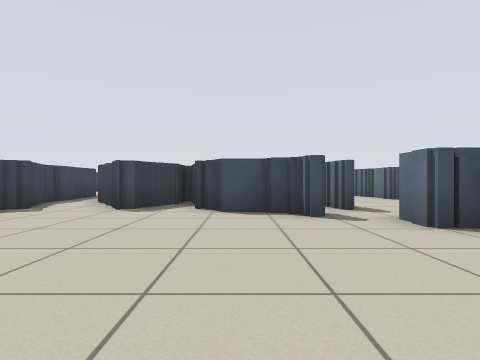
View 1 (above)

12 first-person views from a walk through a Stage world. The camera is 0.6 m above the floor, looks level and sees 80° across. The lines on the ground mark 1 m squares. The floor is counted in squares, 1 m on a side. Each view is taken from the middle of a square. On the plan, view 1 faces up. The plan holds only what a view shows up to about 9 squares ahead; the rest is blank. The place goes on beyond the plan. The robots in the file are not drawn.

View 2
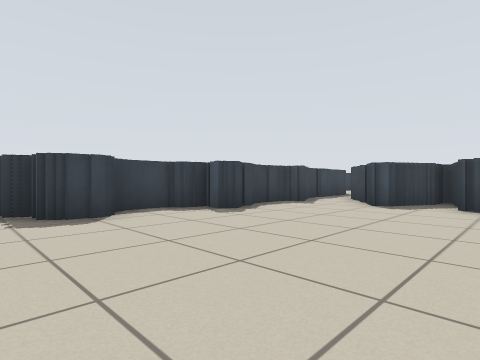

View 3
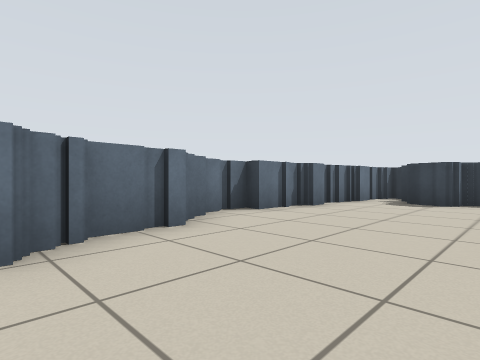

View 4
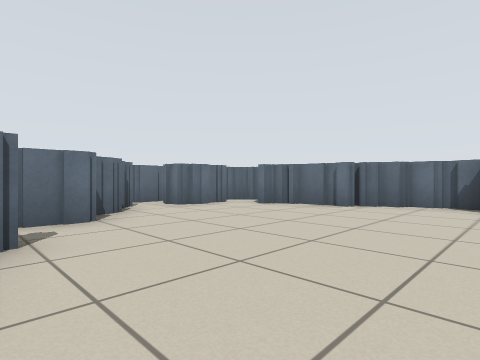

View 5
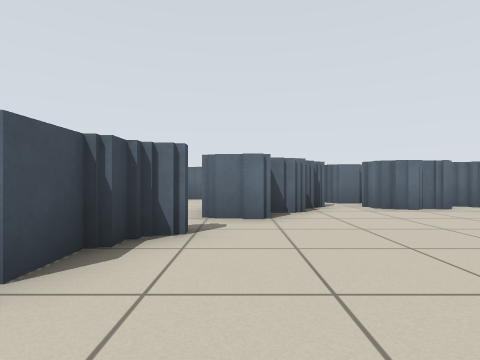

View 6
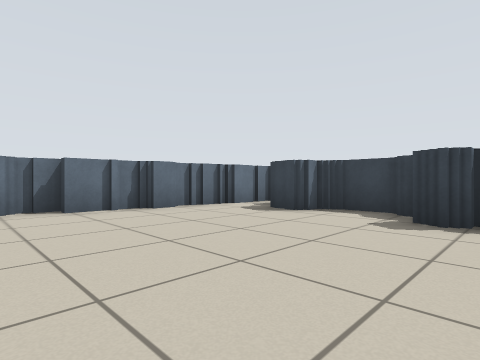

View 7
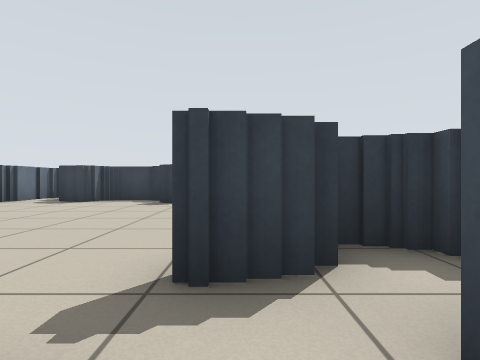

View 8
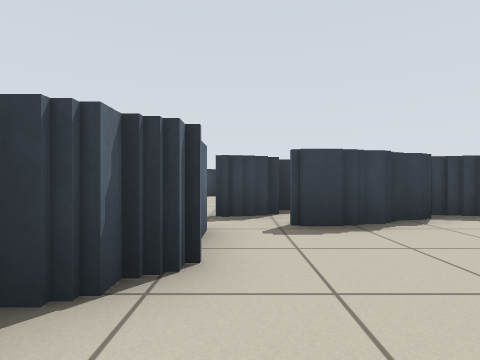

View 9
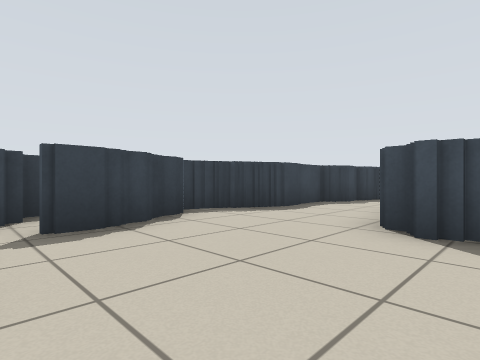

View 10
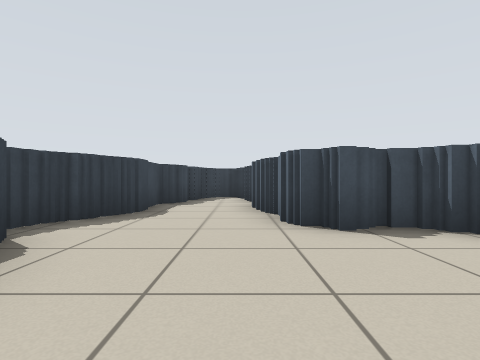

View 11
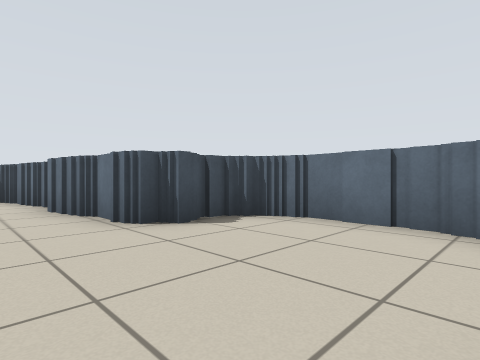

View 12
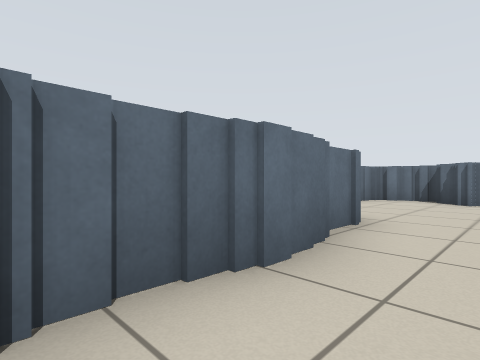

### Floor plan
Points are (right, up) in squares from view 1. A wall is a line through its corners. A room is listed if a view was taken in it or the views show most of it. See-through windows are left out.
Room 1 (views 1, 2, 3, 4, 5, 6)
walls: (0.8, -1.2) (2.4, -1.2); (0.2, -1.5) (0.8, -1.5); (1.1, 5.1) (0.5, 5.1); (0.6, 5.4) (-0.5, 5.4); (-4.5, 3.6) (-4.5, 3) (-5.3, 3) (-5.3, 2.4); (-0.1, -1.9) (0.4, -1.9); (-2, 6) (-2.8, 6); (2, -0.9) (2.6, -0.9); (-5, 3.2) (-5, 2.8); (1.3, 5.5) (1.3, 4.6) (1.1, 4.6); (-4.7, 4.1) (-4.7, 3.6); (3.2, 2.8) (3.2, 3.5) (2.4, 3.5) (2.4, 4.6); (-3.6, -1.5) (-2.9, -1.5); (-3, -1.9) (-1.4, -1.9) (-1.4, -2.3) (-0.1, -2.3); (-5.6, 2.5) (-5.6, 0.9) (-4.8, 0.9) (-4.8, 0) (-5.5, 0); (-4.8, 4.8) (-4.8, 4.1); (4, 0.5) (4, 1.2) (4.8, 1.2); (-5.1, -1.5) (-4, -1.5); (-4.8, 5.9) (-4.8, 5); (4, -0.4) (4, 0.4); (-4.5, 6.4) (-4.5, 5.8); (-5.9, -1.2) (-5.1, -1.2); (-4.8, 7.1) (-4.8, 6.5); (-6.5, -1.2) (-6, -1.2); (-5, 8.9) (-5, 7.2)
ways out: opening at (2, 5) to room 2
Room 2 (views 7, 8, 9, 10, 11, 12)
walls: (5.2, 8.6) (4.6, 8.6) (4.6, 10.1); (2.3, 6.8) (2.3, 5.6); (2.1, 7.1) (2.1, 6.6); (4.4, 10.1) (4.4, 13.1); (1.7, 8) (1.7, 7.1); (6.4, 8.6) (5.4, 8.6); (1.3, 9.2) (1.3, 8.2); (1.7, 9.9) (1.7, 9.1); (3.8, 4.6) (4.2, 4.6); (4.1, 4.3) (4.6, 4.3) (4.6, 3.7) (5.8, 3.7); (2.4, 4.6) (3.1, 4.6); (6.9, 5.1) (6.9, 8.1); (5.6, 4.1) (6.4, 4.1) (6.4, 4.8); (2.1, 12.4) (2.1, 9.9); (2.3, 12.9) (2.3, 12.2); (4.2, 13.2) (4.2, 14.2); (2.5, 13.6) (2.5, 12.8); (4, 14.2) (4, 15); (2.7, 14.2) (2.7, 13.6)
ways out: opening at (2, 5) to room 1

Positions as (right, up) in squares from view 1, and headings:
1: (0, 0), facing up
2: (0, -1), facing up-left
3: (3, 2), facing down-left
4: (-2, 5), facing down-right
5: (-2, 4), facing right
6: (0, 4), facing down-left
7: (3, 5), facing left
8: (6, 5), facing left
9: (6, 5), facing up-left
10: (4, 5), facing up
11: (3, 5), facing up-right
12: (3, 13), facing down-right
